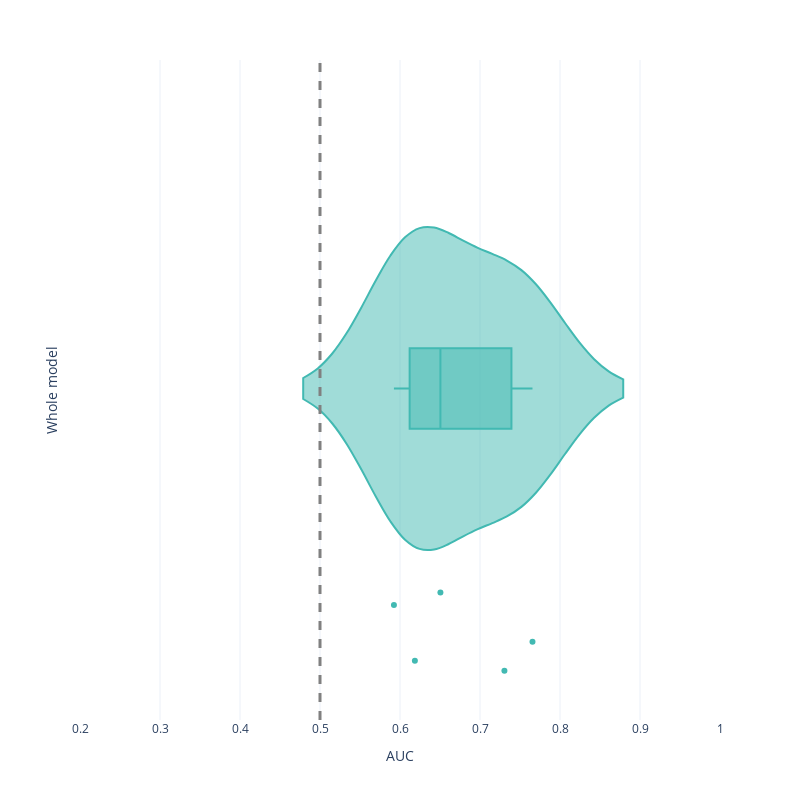

Notebook code for this chart:
### Code cell
df_forest_mw = pd.read_csv(os.path.join(results_path, 'merf_mvpa_mw.csv'))

print(df_forest_mw.auc.mean())

fig =px.violin(df_forest_mw, x = 'auc', box = True, points = 'all',template = "plotly_white", color_discrete_sequence = [lblue], labels = {'auc': 'AUC'})
fig.add_vline(x=0.5, line_width=3, line_dash="dash", line_color="grey")

fig.update_layout(
#     title = f'Mean AUC = {df_forest_mind.auc.mean()}',
    autosize=False,
    width=800,
    height=800,
    yaxis = {'title': 'Whole model',
            'showticklabels': True,
            'tickmode': 'linear',},
    xaxis ={
             'range':[0.2, 1]
        }
)
fig.show()

fig.write_image(os.path.join(fig_path, 'multivariate_merf_cv_mw.png'))

### Figure 1 — Plotly figure (JSON) as saved in the notebook; plotly's stock layout.template omitted (floating-point values rounded to 4 significant figures)
{"data": [{"alignmentgroup": "True", "box": {"visible": true}, "hovertemplate": "AUC=%{x}<extra></extra>", "legendgroup": "", "marker": {"color": "#42B9B2"}, "name": "", "offsetgroup": "", "orientation": "h", "points": "all", "scalegroup": "True", "showlegend": false, "type": "violin", "x": [0.5924, 0.7305, 0.6505, 0.6186, 0.7656], "x0": " ", "xaxis": "x", "y0": " ", "yaxis": "y"}], "layout": {"autosize": false, "height": 800, "legend": {"tracegroupgap": 0}, "margin": {"t": 60}, "shapes": [{"line": {"color": "grey", "dash": "dash", "width": 3}, "type": "line", "x0": 0.5, "x1": 0.5, "xref": "x", "y0": 0, "y1": 1, "yref": "y domain"}], "violinmode": "group", "width": 800, "xaxis": {"anchor": "y", "domain": [0, 1], "range": [0.2, 1], "title": {"text": "AUC"}}, "yaxis": {"anchor": "x", "domain": [0, 1], "showticklabels": true, "tickmode": "linear", "title": {"text": "Whole model"}}}}
